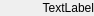
<?xml version="1.0" encoding="UTF-8"?>
<ui version="4.0">
 <class>CurrentDateTime</class>
 <widget class="QWidget" name="CurrentDateTime">
  <property name="geometry">
   <rect>
    <x>0</x>
    <y>0</y>
    <width>94</width>
    <height>16</height>
   </rect>
  </property>
  <property name="windowTitle">
   <string>CurrentDateTime</string>
  </property>
  <layout class="QHBoxLayout" name="horizontalLayout">
   <property name="spacing">
    <number>0</number>
   </property>
   <property name="margin">
    <number>0</number>
   </property>
   <item>
    <widget class="QLabel" name="label">
     <property name="text">
      <string>TextLabel</string>
     </property>
     <property name="alignment">
      <set>Qt::AlignRight|Qt::AlignTrailing|Qt::AlignVCenter</set>
     </property>
    </widget>
   </item>
  </layout>
 </widget>
 <resources/>
 <connections/>
</ui>
